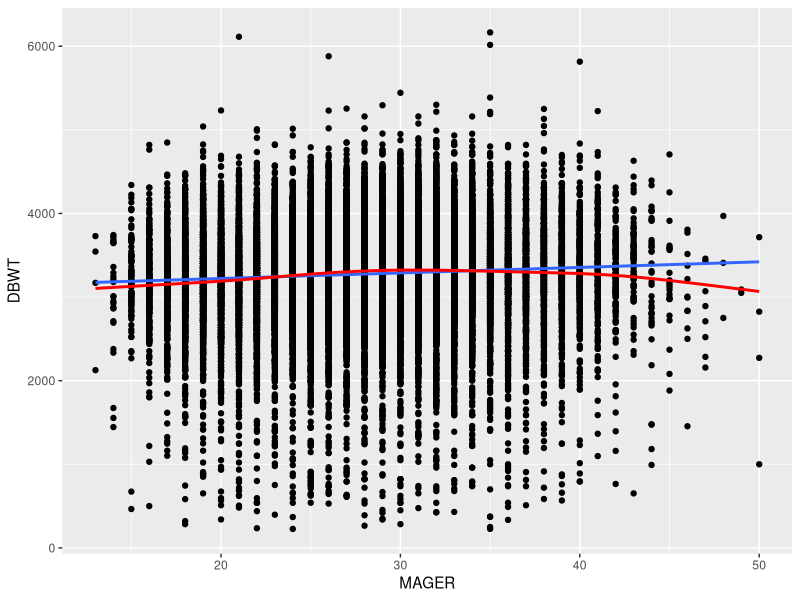
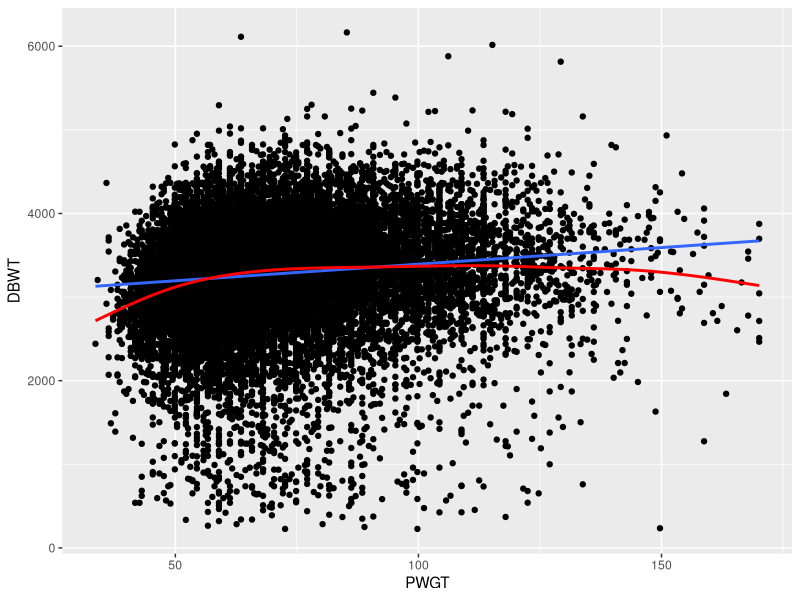

Write the R code that produced these figures, in order.
library(ggplot2)
library(car)
library(mgcv)

data <- read.csv('BirthWeight.csv')
summary(data)

# a)

(ggplot(data, aes(x = MAGER, y = DBWT)) + geom_point()
  + geom_smooth(method = lm, formula = y ~ x, se = F)
  + geom_smooth(method = gam, formula = y ~ s(x, bs='cr'), se = F, color = "red"))

# b)

(ggplot(data, aes(x = PWGT, y = DBWT)) + geom_point()
  + geom_smooth(method = lm, formula = y ~ x, se = F)
  + geom_smooth(method = gam, formula = y ~ s(x, bs='cr'), se = F, color = "red"))

# c)

model <- gam(DBWT~ s(MAGER, bs = 'cr'), data =  data, family = gaussian)
summary(model)

# d)

predict(model, data.frame(MAGER = 30))

# e)

model2 <- gam(DBWT~ s(MAGER, bs = 'cr') + s(PWGT, bs = 'cr'), data =  data, family = gaussian)
summary(model2)

# f)

predict(model2, data.frame(MAGER = 30, PWGT = 64))
